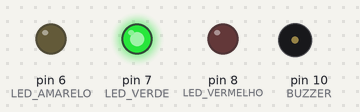
The sketch below on a simulated Arduino Uno, built with avr-gcc and run on an emulated ATmega328P. Parts: output pins drawn as LEDs (lit = HIGH), buzzer (waves = sounding).

Above: at 5.0 s.
At 11.0 s:
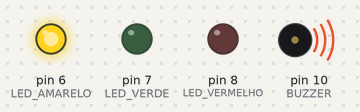
At 14.5 s:
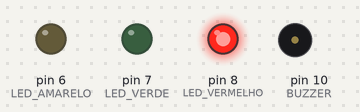
Timing chart, 0 to 22.1 s (numbered marks = the images above):
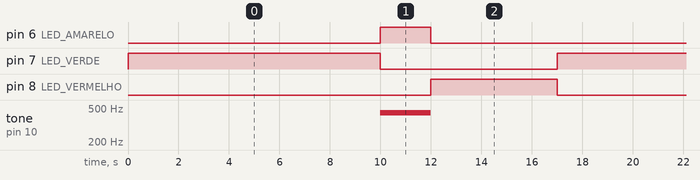

The sketch:

exercicio_iac_1.ino
```cpp
// Douglas Horvath
//

// declaração dos pinos
int LED_VERDE = 7;
int LED_AMARELO = 6;
int LED_VERMELHO = 8;
int BUZZER = 10;

void setup()
{
    // preparação dos modos dos pinos
    pinMode(LED_VERDE, OUTPUT);
    pinMode(LED_AMARELO, OUTPUT);
    pinMode(LED_VERMELHO, OUTPUT);
    pinMode(BUZZER, OUTPUT);

    // inicialização dos pinos desligados
    digitalWrite(LED_VERDE, LOW);
    digitalWrite(LED_AMARELO, LOW);
    digitalWrite(LED_VERMELHO, LOW);
}

void loop()
{
    // acende o verde
    digitalWrite(LED_VERDE, HIGH);
    delay(10000);
    // apaga o verde e acente o amarelho
    digitalWrite(LED_VERDE, LOW);
    digitalWrite(LED_AMARELO, HIGH);
    // tom em 440hz
    tone(BUZZER, 440);
    delay(2000);
    // desliga o tom
    noTone(BUZZER);
    // apaga o amarelho e acende o vermelho
    digitalWrite(LED_AMARELO, LOW);
    digitalWrite(LED_VERMELHO, HIGH);
    delay(5000);
    // apaga o vermelho
    digitalWrite(LED_VERMELHO, LOW);
}
```

Measured:
- by itself, pin 6 (LED_AMARELO): alternates HIGH for 2.0 s and LOW for 15.0 s
- by itself, pin 7 (LED_VERDE): alternates HIGH for 10.0 s and LOW for 7.0 s
- by itself, pin 8 (LED_VERMELHO): alternates HIGH for 5.0 s and LOW for 12.0 s
- by itself, tone on pin 10 (BUZZER): alternates 440 Hz for 2.0 s and silent for 15.0 s
